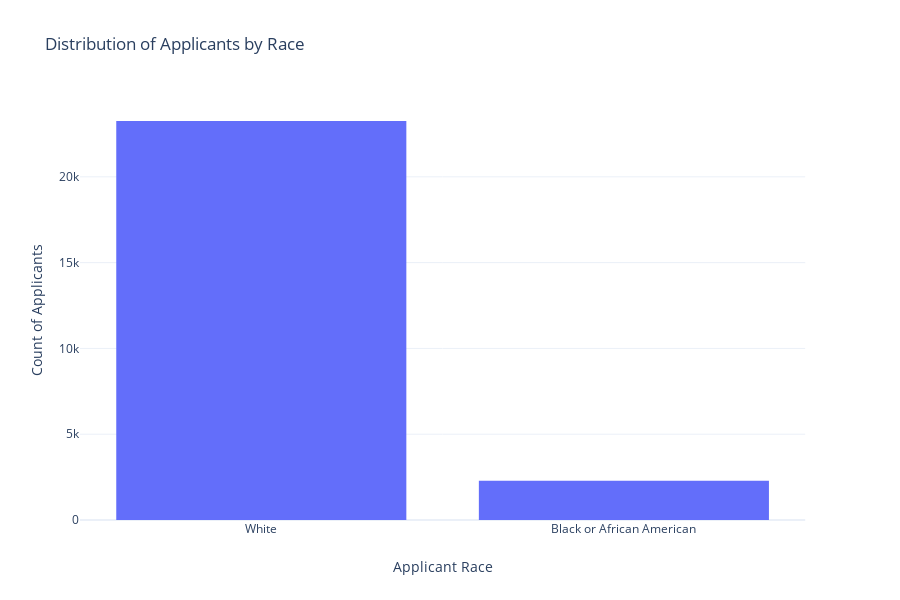

Notebook code for this chart:
### Markdown cell above
# Visualizations using Plotly

### Code cell
race_plot = px.histogram(df_apr_deny, x="Derived Race", title="Distribution of Applicants by Race")

race_plot.update_layout(
    yaxis_title='Count of Applicants',
    xaxis_title='Applicant Race',
    template='plotly_white')

### Figure 1 — Plotly figure (JSON) as saved in the notebook; plotly's stock layout.template omitted (floating-point values rounded to 4 significant figures; data arrays with more than 128 entries replaced by an {"elided": "..."} marker saying what was removed)
{"data": [{"alignmentgroup": "True", "bingroup": "x", "hoverlabel": {"namelength": 0}, "hovertemplate": "Derived Race=%{x}<br>count=%{y}", "legendgroup": "", "marker": {"color": "#636efa"}, "name": "", "offsetgroup": "", "orientation": "v", "showlegend": false, "type": "histogram", "x": {"elided": "25540 str values"}, "xaxis": "x", "yaxis": "y"}], "layout": {"barmode": "relative", "height": 600, "legend": {"tracegroupgap": 0}, "title": {"text": "Distribution of Applicants by Race"}, "xaxis": {"anchor": "y", "domain": [0, 0.98], "title": {"text": "Applicant Race"}}, "yaxis": {"anchor": "x", "domain": [0, 1], "title": {"text": "Count of Applicants"}}}}
